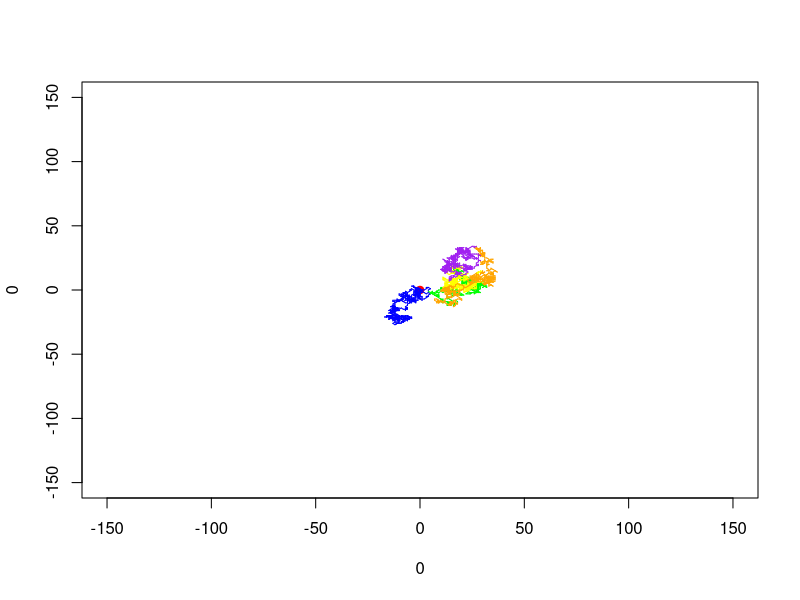

Write the R code that produced this figure.
## ---- chunk 1
library(ggplot2)
## ---- chunk 2
options <- list(
    c(0, 0),
    c(1, 0),
    c(0, 1),
    c(-1, 0),
    c(0, -1),
    c(1, 1),
    c(-1, -1),
    c(-1, 1),
    c(1, -1)
)

simulate_random_walk <- function(k, n) {
    state <- k
    counter <- 0
    color <- "blue"

    plot(0, 0, xlim = c(-150, 150), ylim = c(-150, 150), col = "red", pch = 19)

    for (i in 1:n) {

        if (i == 0.2 * n) {
            color <- "green"
        }
        if (i == 0.4 * n) {
            color <- "yellow"
        }
        if (i == 0.6 * n) {
            color <- "orange"
        }
        if (i == 0.8 * n) {
            color <- "purple"
        }

        move <- sample(options, 1)[[1]]
        state_old <- state
        state <- state + move
        lines(c(state[1], state_old[1]), c(state[2], state_old[2]), col = color)

        if (state[1] == 0 & state[2] == 0) {
            counter <- counter + 1
        }
    }
    cat("Walked back home", counter ,"times")
}
## ---- chunk 3
k <- c(0, 0)
n <- 3000

simulate_random_walk(k, n)
## ---- chunk 4
options <- list(
    c(0, 0),
    c(1, 0),
    c(0, 1),
    c(-1, 0),
    c(0, -1),
    c(1, 1),
    c(-1, -1),
    c(-1, 1),
    c(1, -1)
)

simulate_random_walk <- function(k, n) {
    state <- k
    counter <- 0
    color <- "blue"

    plot(0, 0, xlim = c(-150, 150), ylim = c(-150, 150), col = "red", pch = 19)

    for (i in 1:n) {

        if (i == 0.2 * n) {
            color <- "green"
        }
        if (i == 0.4 * n) {
            color <- "yellow"
        }
        if (i == 0.6 * n) {
            color <- "orange"
        }
        if (i == 0.8 * n) {
            color <- "purple"
        }

        move <- sample(options, 1)[[1]]
        state_old <- state
        state <- state + move
        lines(c(state[1], state_old[1]), c(state[2], state_old[2]), col = color)

        if (state[1] == 0 & state[2] == 0) {
            counter <- counter + 1
        }
    }
    cat("Walked back home", counter ,"times")
}
